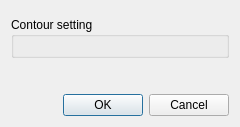
<?xml version="1.0" encoding="UTF-8"?>
<ui version="4.0">
 <class>GridRelatedNodeConditionPropertyDialog</class>
 <widget class="QDialog" name="GridRelatedNodeConditionPropertyDialog">
  <property name="geometry">
   <rect>
    <x>0</x>
    <y>0</y>
    <width>240</width>
    <height>127</height>
   </rect>
  </property>
  <property name="sizePolicy">
   <sizepolicy hsizetype="Maximum" vsizetype="Maximum">
    <horstretch>0</horstretch>
    <verstretch>0</verstretch>
   </sizepolicy>
  </property>
  <property name="windowTitle">
   <string>Dialog</string>
  </property>
  <layout class="QVBoxLayout" name="verticalLayout_2">
   <item>
    <widget class="ScalarsToColorsEditWidgetContainer" name="scalarsToColorsWidget" native="true"/>
   </item>
   <item>
    <widget class="QGroupBox" name="contourSettingGroupBox">
     <property name="title">
      <string>Contour setting</string>
     </property>
     <layout class="QVBoxLayout" name="verticalLayout">
      <item>
       <widget class="ContourSettingWidget" name="contourSettingWidget" native="true"/>
      </item>
     </layout>
    </widget>
   </item>
   <item>
    <widget class="TransparencyWidget" name="transparencyWidget" native="true"/>
   </item>
   <item>
    <spacer name="verticalSpacer">
     <property name="orientation">
      <enum>Qt::Vertical</enum>
     </property>
     <property name="sizeHint" stdset="0">
      <size>
       <width>20</width>
       <height>7</height>
      </size>
     </property>
    </spacer>
   </item>
   <item>
    <widget class="QDialogButtonBox" name="buttonBox">
     <property name="orientation">
      <enum>Qt::Horizontal</enum>
     </property>
     <property name="standardButtons">
      <set>QDialogButtonBox::Cancel|QDialogButtonBox::Ok</set>
     </property>
    </widget>
   </item>
  </layout>
 </widget>
 <customwidgets>
  <customwidget>
   <class>TransparencyWidget</class>
   <extends>QWidget</extends>
   <header>guibase/transparencywidget.h</header>
   <container>1</container>
  </customwidget>
  <customwidget>
   <class>ContourSettingWidget</class>
   <extends>QWidget</extends>
   <header>guibase/contoursettingwidget.h</header>
   <container>1</container>
   <slots>
    <signal>contourChanged()</signal>
   </slots>
  </customwidget>
  <customwidget>
   <class>ScalarsToColorsEditWidgetContainer</class>
   <extends>QWidget</extends>
   <header>scalarstocolors/scalarstocolorseditwidgetcontainer.h</header>
   <container>1</container>
  </customwidget>
 </customwidgets>
 <resources/>
 <connections>
  <connection>
   <sender>buttonBox</sender>
   <signal>accepted()</signal>
   <receiver>GridRelatedNodeConditionPropertyDialog</receiver>
   <slot>accept()</slot>
   <hints>
    <hint type="sourcelabel">
     <x>214</x>
     <y>280</y>
    </hint>
    <hint type="destinationlabel">
     <x>157</x>
     <y>274</y>
    </hint>
   </hints>
  </connection>
  <connection>
   <sender>buttonBox</sender>
   <signal>rejected()</signal>
   <receiver>GridRelatedNodeConditionPropertyDialog</receiver>
   <slot>reject()</slot>
   <hints>
    <hint type="sourcelabel">
     <x>214</x>
     <y>280</y>
    </hint>
    <hint type="destinationlabel">
     <x>286</x>
     <y>274</y>
    </hint>
   </hints>
  </connection>
  <connection>
   <sender>contourSettingWidget</sender>
   <signal>contourChanged()</signal>
   <receiver>GridRelatedNodeConditionPropertyDialog</receiver>
   <slot>handleContourChange()</slot>
   <hints>
    <hint type="sourcelabel">
     <x>182</x>
     <y>113</y>
    </hint>
    <hint type="destinationlabel">
     <x>215</x>
     <y>126</y>
    </hint>
   </hints>
  </connection>
 </connections>
 <slots>
  <slot>handleContourChange()</slot>
 </slots>
</ui>
